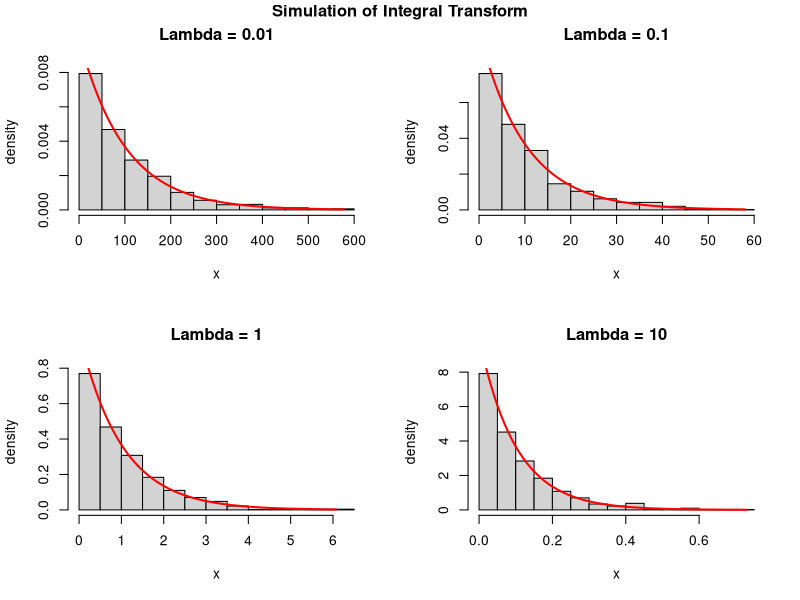
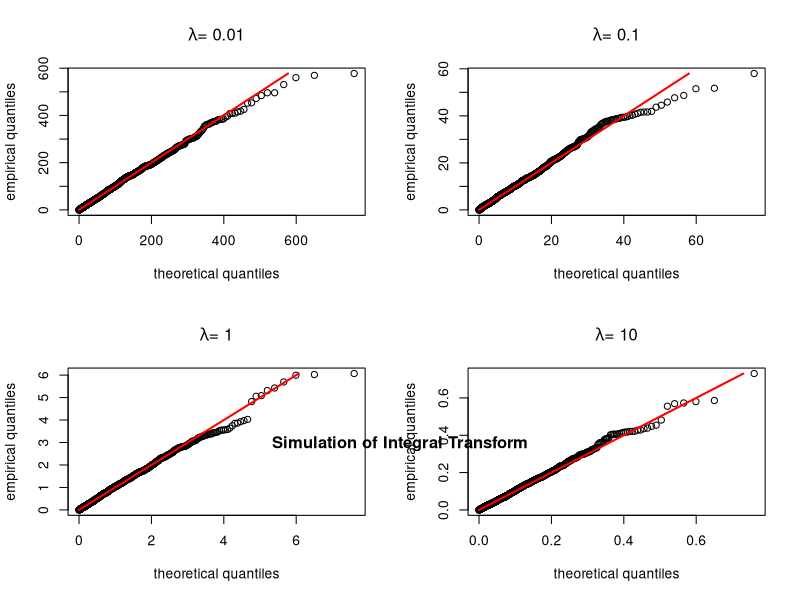
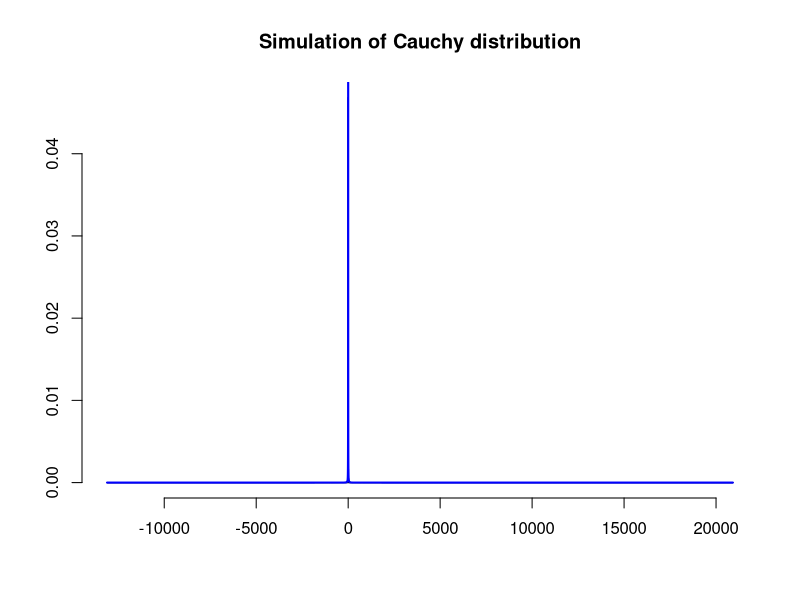
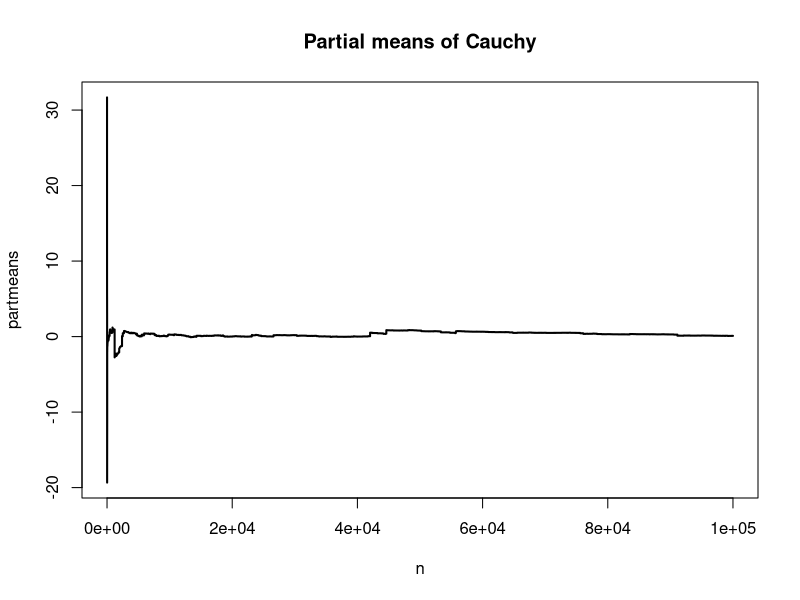

Source code (R) for these figures, in order:
## ---- chunk 1
# define parameters
NMC = 1000
l = c(0.01, 0.1, 1, 10)

# draw samples
set.seed(666)
sample = matrix(0, nrow = NMC, ncol = length(l))
for (i in 1:length(l)){
  sample[,i] = qexp(runif(NMC), rate = l[i])
}

# plot -> histograms
par(mfrow = c(2,2))
for (i in 1:length(l)){
  # empirical
  #hist(sample[,i], breaks = "Scott", xlab = "x", ylab = "density", probability = T, main = substitute(paste(lambda, '= ', u, sep=''), list(u = l[i])))
    hist(sample[,i], breaks = "Scott", xlab = "x", ylab = "density", probability = T, main=paste("Lambda =", l[i]))

  # theoretical
  x = seq(from = 0, to = max(sample[,i]), by = 0.01)
  lines(x, dexp(x, rate = l[i]), col = "red", lwd = 2)
}
title("Simulation of Integral Transform", line=-1, outer = T)




# plot -> qq-plot
for (i in 1:length(l)){
  # empirical
  qqplot(qexp(ppoints(NMC), rate = l[i]),sample[,i], xlab = "theoretical quantiles", ylab = "empirical quantiles", main = substitute(paste(lambda, '= ', u, sep=''), list(u = l[i])))
  # theoretical
  x = seq(from = 0, to = max(sample[,i]), by = 0.01)
  lines(x, x, col = "red", lwd = 2)
}
title("Simulation of Integral Transform", line = -27, outer = TRUE)
par(mfrow = c(1,1))
## ---- chunk 2
# draw sample
n = 100000
#set.seed(123)
sample = rt(n, df = 1)

# plot
hist(sample, breaks = "Scott", xlab = "", ylab = "", probability = T, main = "Simulation of Cauchy distribution")
x = seq(min(sample), max(sample), by = 0.1)
lines(x, dt(x, df = 1), col = "blue", lwd = 2)
## ---- chunk 3
# compute partial means 
partmeans = cumsum(sample)/(1:length(sample))
## ---- chunk 4
# plot
plot(1:n, partmeans, type = "l", lwd = 2, main = "Partial means of Cauchy", xlab = "n")
